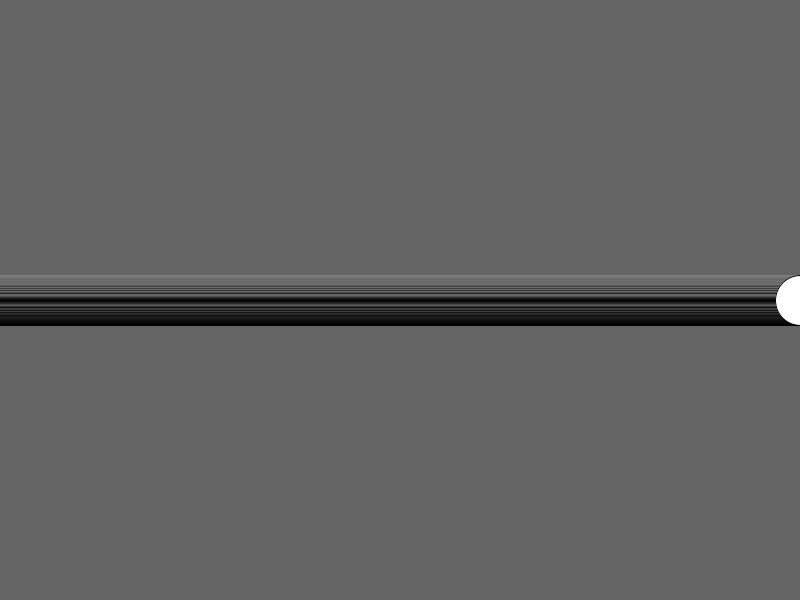
Frame 1 (no input)
Frame 60 (the mouse pressed at the canvas centre just before this capture): identical to frame 1, image omitted
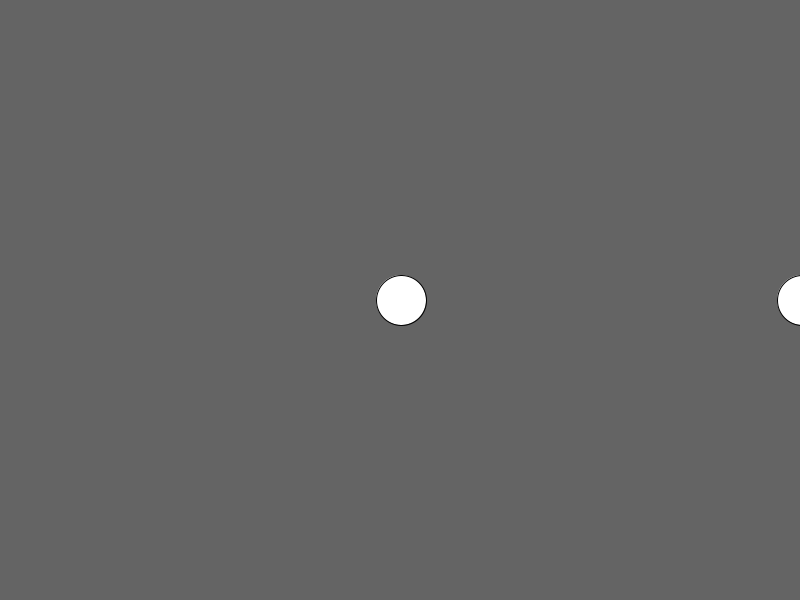
Frame 120 (the mouse held since frame 60 and released just before this capture)

The Processing sketch that drew these frames (run headless with seeded random() and noise(); from frame 60 on, the mouse is pressed at the canvas centre):

// Processing sketch: sketch_231030a
// ── sketch_231030a.pde
int x = 0;

void setup()
{
 size(800,600); 
}

void draw()
{
  background(100);
  
  x = 0;
  
  while (x < width)
  {
   x += 1; 
   if(mouseX > 0)
   {
     x += mouseX; 
   }
   ellipse(x,height / 2,50,50);
  }
}
